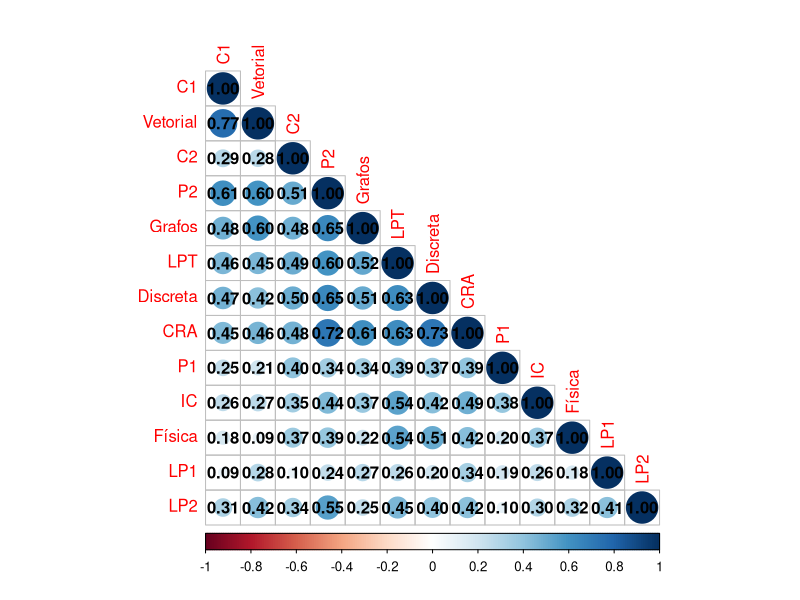
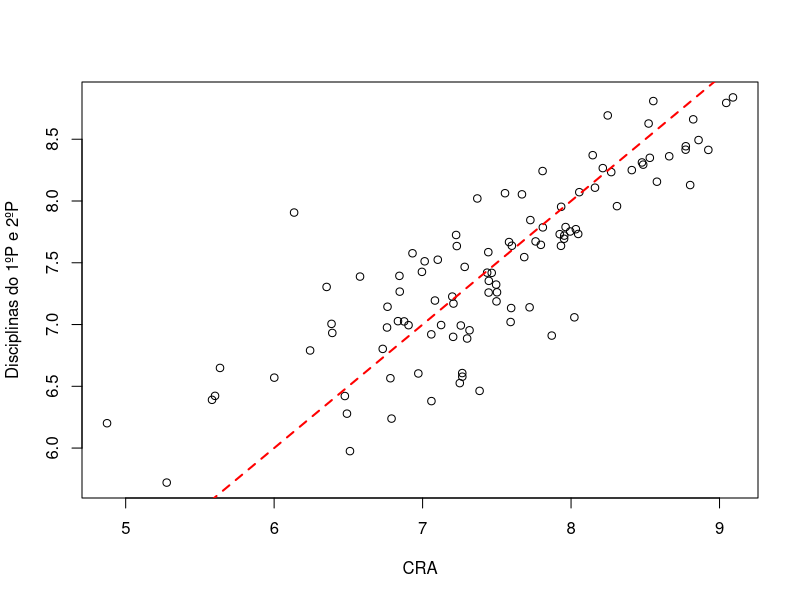
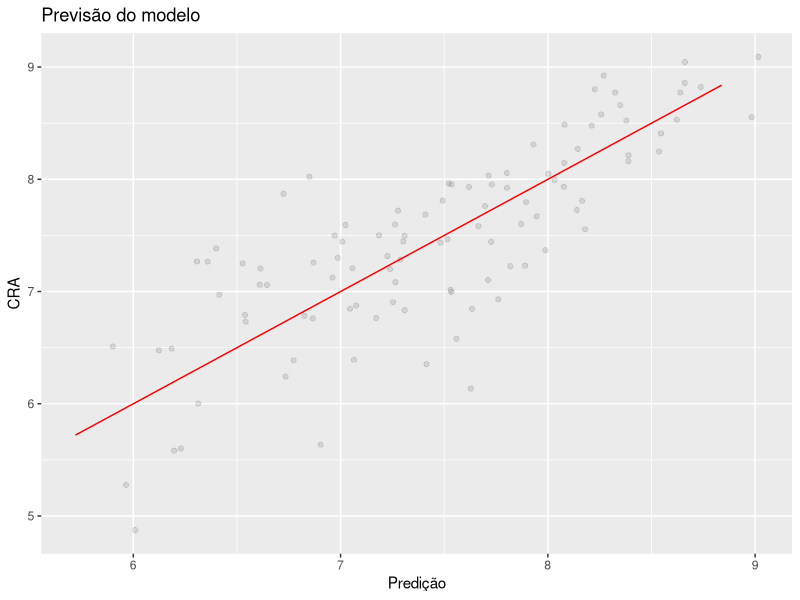
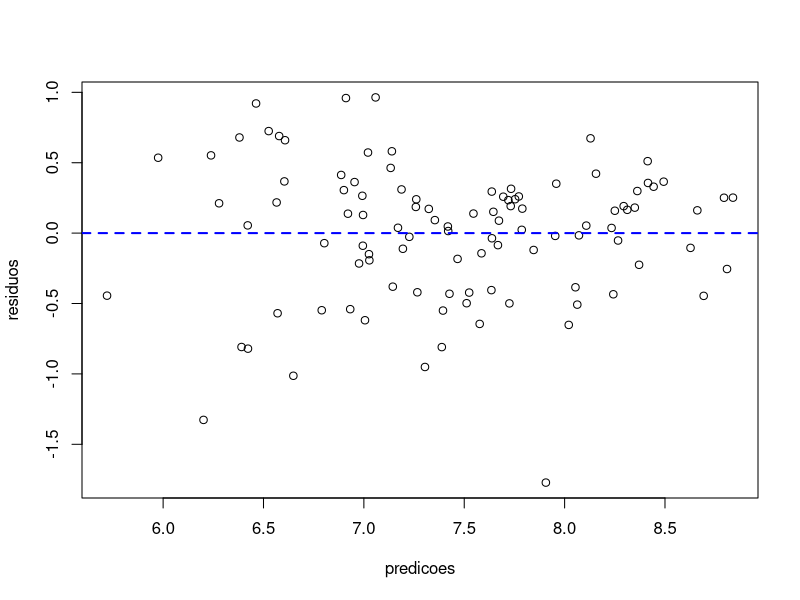
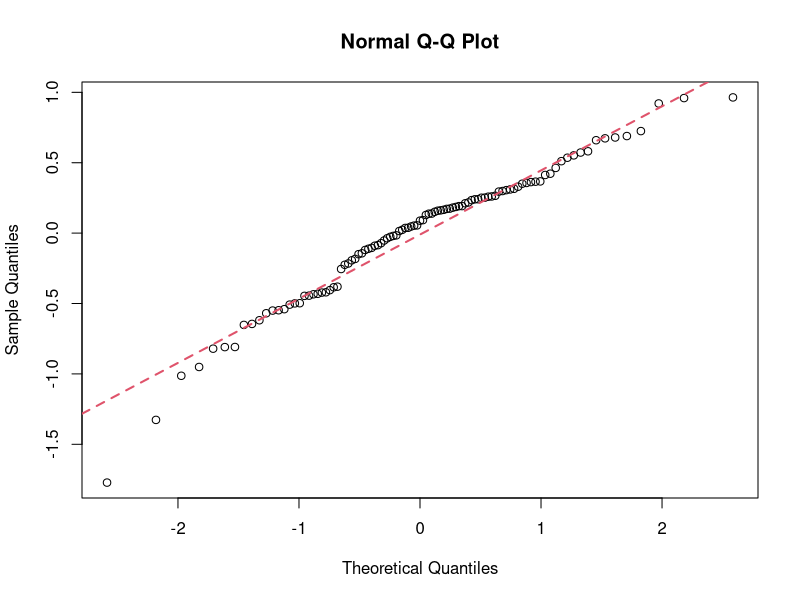
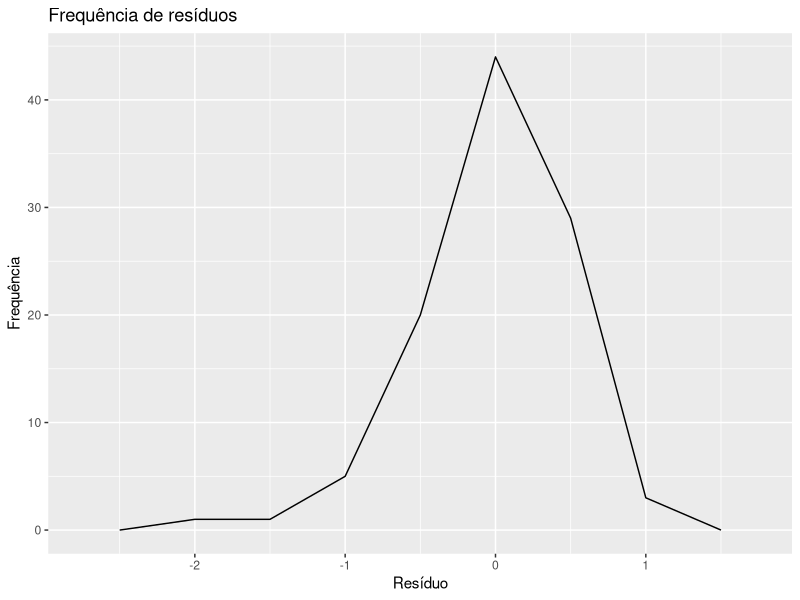
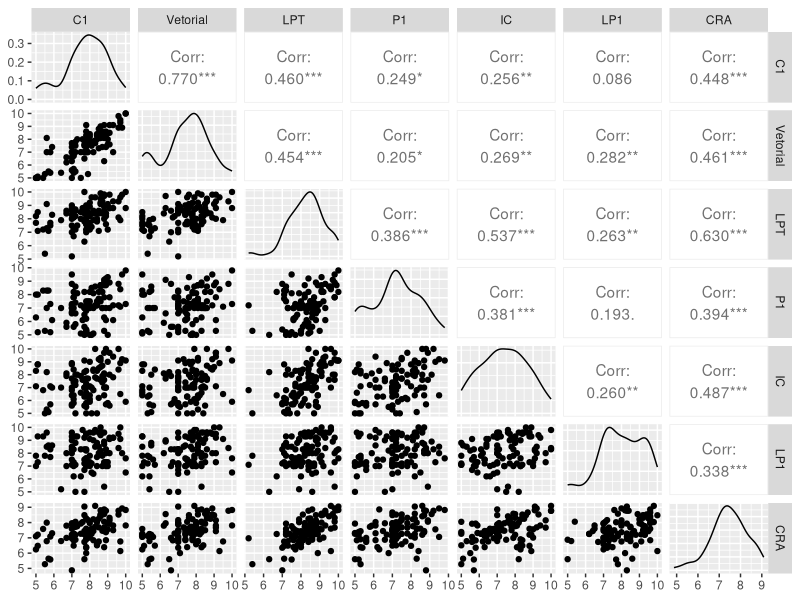
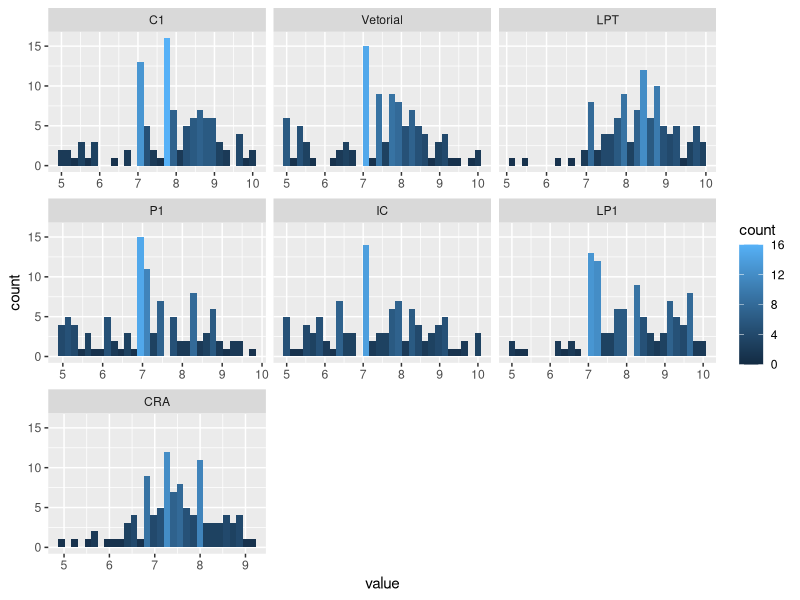

Generate these figures, in order, with R:
## ---- chunk 1
library(dplyr)
library(reshape2)
library(GGally)
library(ggplot2)
library(corrplot)
## ---- chunk 2
dados <- read.csv("dados/graduados.csv")
## ---- chunk 3
#ordenando os dados pela matrícula
graduados <- dados %>%
  arrange(matricula)

#filtrando dados e removendo os NaNs
graduados.clean <- graduados %>%
  filter(!is.na(media))

#calculando CRA dos alunos e salvando numa coluna
graduados.cra <- graduados.clean %>%
  group_by(matricula) %>%
  mutate(cra.contrb = media*creditos) %>%
  summarise(cra = sum(cra.contrb)/sum(creditos))

#utilizando a função dcast para deixar o dataset na forma ideal para a análise
graduados.model.input <- graduados.clean %>%
  group_by(matricula, disciplina) %>%
  filter(media == max(media))%>%
  ungroup() %>%
  select(matricula, disciplina, media) %>%
  mutate(disciplina = as.factor(gsub(" ", ".", disciplina))) %>%
  dcast(matricula ~disciplina, mean) %>%
  merge(graduados.cra)
## ---- chunk 4

#selecionando cra e disciplinas do primeiro e segundo período
p1.p2 <- graduados.model.input %>%
  select(Laboratório.de.Programação.I, Programação.I, Introdução.à.Computação, Cálculo.Diferencial.e.Integral.I, Álgebra.Vetorial.e.Geometria.Analítica, Leitura.e.Produção.de.Textos, Cálculo.Diferencial.e.Integral.II, Matemática.Discreta, Programação.II, Teoria.dos.Grafos, Fundamentos.de.Física.Clássica, Laboratório.de.Programação.II, cra)

#renomeando colunas
colnames(p1.p2) <- c("C1", "Vetorial", "LPT", "P1", "IC", "LP1","C2", "Discreta", "P2", "Grafos", "Física", "LP2", "CRA")

#removendo NaNs
p1.p2 <- na.omit(p1.p2)

#calculando modelo linear
lm.p1p2 <-lm(CRA ~ ., p1.p2)

summary(lm.p1p2)
## ---- chunk 5
#calculando matriz de correlação
correlationMatrix <- cor(p1.p2)

#utlizamos a bibliota corrplot para montar o gráfico com as correlações
corrplot(correlationMatrix, method="circle", type="lower", order="hclust", addCoef.col = "black")
## ---- chunk 6
lm.p1p2.melhorado <-lm(CRA ~ . -LPT, p1.p2)
summary(lm.p1p2.melhorado)
## ---- chunk 7
lm.p1p2.melhorado2 <-lm(CRA ~ Discreta + P2 + Grafos + LP1, p1.p2)
summary(lm.p1p2.melhorado2)
## ---- chunk 8
predicoes = predict.lm(lm.p1p2.melhorado ,p1.p2)

#plot modelo
plot(p1.p2$CRA ,predicoes , xlab="CRA", ylab="Disciplinas do 1ºP e 2ºP")
abline(0,1,col="red",lty=2,lwd=2)

#plot do modelo
prediction <- predict(lm.p1p2.melhorado)

lm_prediction <- data.frame(pred = prediction, obs = p1.p2$CRA)

ggplot(lm_prediction, aes(pred, obs)) +  geom_point(alpha = 0.1, position = position_jitter(width = 0.3)) + 
  labs(title="Previsão do modelo", x= "Predição", y="CRA") +  
  geom_line(aes(y = predict(lm.p1p2.melhorado, p1.p2)), colour = "red")

## ---- chunk 9
residuos = p1.p2$CRA - predicoes

#plot residuos
plot(predicoes,residuos)
abline(h=0,col="blue",lty=2,lwd=2)
## ---- chunk 10
qqnorm(residuos)
qqline(residuos, col = 2,lwd=2,lty=2)
## ---- chunk 11
ggplot(lm.p1p2.melhorado, aes(.resid)) + labs(title="Frequência de resíduos", x= "Resíduo", y="Frequência") + 
  geom_freqpoly(binwidth = 0.5) 
## ---- chunk 12
#filtrando disciplinas
primeiro.periodo <- p1.p2 %>%
  select(C1, Vetorial, LPT, P1, IC, LP1, CRA)

#removendo NaNs
primeiro.periodo <- na.omit(primeiro.periodo)

#plotando relacionamento entra as disciplinas
ggpairs(primeiro.periodo)

#utilizamos a função melt para transformar os dados e podermos ter o plot dos histogramas de todas as disciplinas
df1 <- melt(primeiro.periodo)

#plotando histogramas
ggplot(df1,aes(x = value)) + 
    facet_wrap(~variable, scales = "free_x") + 
    geom_histogram(aes(fill=..count..))
## ---- chunk 13
#calculando matriz de correlação
correlationMatrix1 <- cor(primeiro.periodo)

#utlizamos a bibliota corrplot para montar o gráfico com as correlações
corrplot(correlationMatrix1, method="circle", type="lower", order="hclust", addCoef.col = "black")
## ---- chunk 14
lm.p1.completo <- lm(primeiro.periodo$CRA ~ ., primeiro.periodo)
summary(lm.p1.completo)
## ---- chunk 15
lm.p1 <- lm(primeiro.periodo$CRA ~ . -C1, primeiro.periodo)
summary(lm.p1)
## ---- chunk 16
#filtrando disciplinas
segundo.periodo <- p1.p2 %>%
  select(C2, Discreta, P2, Grafos, Física, LP2, CRA)

#plotando relacionamento entra as disciplinas
ggpairs(segundo.periodo)

#utilizamos a função melt para transformar os dados e podermos ter o plot dos histogramas de todas as disciplinas
df1 <- melt(segundo.periodo)

#plotando histogramas
ggplot(df1,aes(x = value)) + 
    facet_wrap(~variable, scales = "free_x") + 
    geom_histogram(aes(fill=..count..))
## ---- chunk 17
#calculando matriz de correlação
correlationMatrix2 <- cor(segundo.periodo)

#utlizamos a bibliota corrplot para montar o gráfico com as correlações
corrplot(correlationMatrix2, method="circle", type="lower", order="hclust", addCoef.col = "black")
## ---- chunk 18
lm.p2.completo <- lm(segundo.periodo$CRA ~ ., segundo.periodo)
summary(lm.p2.completo)
## ---- chunk 19
lm.p2 <- lm(segundo.periodo$CRA ~ Discreta + P2 + Grafos, segundo.periodo)
summary(lm.p2)
